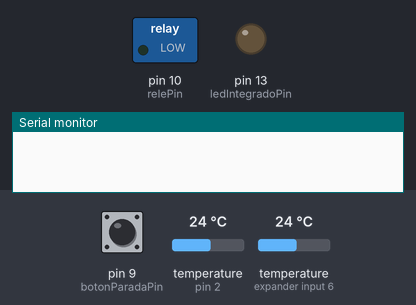
Simulated run of this sketch. Board: Arduino Uno, built with avr-gcc and run on an emulated ATmega328P. Shown: switched loads named in the sketch (green lamp = pin HIGH), output pins drawn as LEDs (lit = HIGH), the last lines printed to the serial monitor. Dashed ring = blinking. The inputs (shaded band) are chosen by the test bench; at power-on: pin 9 (botonParadaPin) LOW, temperature (sensors on pin 2, expander input 6) 24 °C.

Above: at 0.1 s.
At 2.4 s:
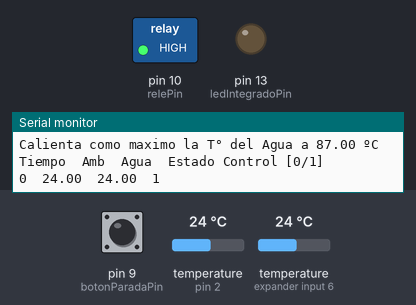
2.5 s: pin 9 (botonParadaPin) pulled HIGH for 0.15 s
At 2.8 s:
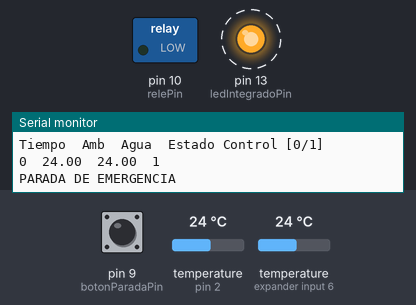
Timing chart, 0 to 14.5 s (numbered marks = the images above; inputs shaded):
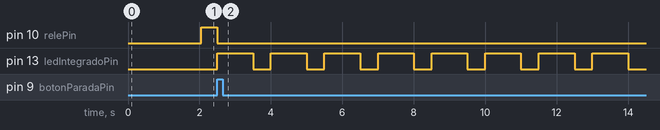

The sketch:

control_pava_si-no.ino
```cpp
/***************************************************************************************
 *   CONTROL SI-NO DE UNA PAVA ELECTRICA
 *   -----------------------------------
 *
 *   Sistemas de Control Automático UNDAV - septiembre de 2022
 *
 ***************************************************************************************/

#include <OneWire.h>
#include <DallasTemperature.h>
#include "controlSiNo.h"

const int sensorPin = 2;            //Pin del sensor de temperatura
const int relePin = 10;            //Pin del Rele
const int ledIntegradoPin = 13;     // Pin del led que trae integrada la placa arduino
const int botonParadaPin = 9;       //Pin para boton parada emergencia
const float TempObj = 85;           // temperatura objetivo
const float DeltaTempObj = 2;       // delta de Temperatura Objetivo
const int periodo = 2000;           // tiempo entre mediciones, en milisegundos

unsigned long TiempoAhora = 0;      // tiempo en milisegundos
unsigned long TiempoInicial = 0;    // tiempo en que comienza la mprimer medición
float UltTempMedida0;
float UltTempMedida1;
const float TempMin = TempObj-DeltaTempObj;
const float TempMax = TempObj+DeltaTempObj;
SiNo PavaElectrica(TempMin, TempMax);

OneWire ourWire(sensorPin);          //Se establece el pin 2  como bus OneWire
DallasTemperature sensors(&ourWire); //Se declara una variable u objeto para nuestro sensor

void setup(){
	    pinMode(botonParadaPin, INPUT);
	    pinMode(ledIntegradoPin,OUTPUT);
      delay(1000);
      Serial.begin(9600);
      sensors.begin();                      // Se inicia los sensores
      PavaElectrica.AgregarSalida(relePin); // seteo pin de rele como salida
      muestroEncabezadoProyecto();
      TiempoInicial=millis();               // Este es el tiempo del primer muestreo
}

void loop(void) {

     // *********************************************************
     // PASO 1 - MIDO
     // *********************************************************
     // Mido temperatura y actualizo variables
     TiempoAhora = millis();
     sensors.requestTemperatures();
     UltTempMedida0 = sensors.getTempCByIndex(0);
     UltTempMedida1 = sensors.getTempCByIndex(1);

     // *********************************************************
     // PASO 2 - DECIDO CONTROL SI-NO
     // *********************************************************
    PavaElectrica.Controlar(UltTempMedida1);

     // *********************************************************
     // PASO 3 - MUESTRO VALORES
     // *********************************************************
     // Imprimo valores Sensados:
     imprimrValoresSensados(TiempoAhora-TiempoInicial,UltTempMedida0,UltTempMedida1,PavaElectrica.Estado());

     // *********************************************************
     // PASO 4 - ESPERO ANTES DE LA PRÓXIMA MEDICIÓN
     // *********************************************************
     // delay de 2s con funcion millis()
    do{
        // si se presionó el boton de emergencia --> paro el sistema
        if (digitalRead(botonParadaPin))
        {
			    pararSistema();
	      }
     } while(millis() < TiempoAhora+periodo);

}

void muestroEncabezadoProyecto() {
    // Encabezado del proyecto
      Serial.println(F("--------------------------------------------------------------"));
      Serial.println(F("   CONTROL DE TEMPERATURA DE PAVA ELECTRICA"));
      Serial.println(F("--------------------------------------------------------------"));
      Serial.print("Mantiene la T° del agua por arriba de ");
      Serial.print(TempMin);
      Serial.println(" ºC");
      Serial.print("Calienta como maximo la T° del Agua a ");
      Serial.print(TempMax);
      Serial.println(" ºC");
      Serial.println("");

      // Encabezado de la tabla
      Serial.print("Tiempo");
      Serial.print("\t");
      Serial.print("Amb");
      Serial.print("\t");
      Serial.print("Agua");
      Serial.print("\t");
      Serial.print("Estado Control [0/1]");
      Serial.print("\t");
      Serial.println("");
  }

 void imprimrValoresSensados(unsigned long Tiempo,float  Temp1, float  Temp2, bool Estado){
    // Imprimo valores Sensados:
      Serial.print(Tiempo);
      Serial.print("\t");
      Serial.print(Temp1);
      Serial.print("\t");
      Serial.print(Temp2);
      Serial.print("\t");
      Serial.print(Estado);
      Serial.print("\t");
      Serial.println("");
 }

void pararSistema()
{
            //Apagar pava
            PavaElectrica.Apagar();
            //Se comunica parada de emergencia
            //Encendiendo y apagando el led del arduino
            //infinitamente
            Serial.print("PARADA DE EMERGENCIA");
            do
            {
				        digitalWrite(ledIntegradoPin, HIGH);
                delay(1000);
                digitalWrite(ledIntegradoPin, LOW);
                delay(500);
            } while (true);
}
```

controlSiNo.cpp
```cpp
/****************************************************************************************
* Objeto para control SI-NO
*
* Autor:	UNDAV
* Fecha:	2021
* Version:	1.0
* Archivo:	controlSiNo.cpp
* Comentario:	Librería elaborada en Sistemas de Control Automático, UNDAV, 2021.
*
****************************************************************************************/

#include "Arduino.h"
#include "controlSiNo.h"

/****************************************************************************************
* Funciones públicas del objeto SiNo
****************************************************************************************/

SiNo::SiNo(float PRENDE, float APAGA)
{
  PinSalida = 0;
  EstadoSalida = false;
  Prende = PRENDE;
  Apaga = APAGA;
  Pendiente = 1;  // Normalmente, el actuador hace que suba la ENTRADA
  if (Apaga<Prende) Pendiente = -1;  // Esto puede ocurrir, por ejemplo,
                                     // cuando la entrada es la señal de error.
                                     // Otro ejemplo: potencia de heladera,
                                     // que hace que baje la temperatura.
}

/***************************************************************************************/

void SiNo::AgregarSalida(byte PIN)
{
  PinSalida = PIN;
  if (PinSalida>0) pinMode(PinSalida, OUTPUT);
}

/***************************************************************************************/

boolean SiNo::Controlar(float ENTRADA)       // Controla, teniendo en cuenta ENTRADA y Estado previo.
{
  if (((ENTRADA-Prende)*Pendiente)<0) {
    // Debo prender...
    EstadoSalida = true;
  }
  if (((ENTRADA-Apaga)*Pendiente)>0) {
    // Debo apagar...
    EstadoSalida = false;
  }
  // Sólo actúo si tengo definido un pin de salida
  if (PinSalida>0) digitalWrite(PinSalida,EstadoSalida);
  return EstadoSalida;
}

/***************************************************************************************/

void SiNo::Apagar()
{
  EstadoSalida = false;
  if (PinSalida>0) digitalWrite(PinSalida,EstadoSalida);
}

/***************************************************************************************/

void SiNo::Prender()
{
  EstadoSalida = true;
  if (PinSalida>0) digitalWrite(PinSalida,EstadoSalida);
}

/***************************************************************************************/

boolean SiNo::Estado()
{
  return EstadoSalida;
}

//***************************************************************************************
```

controlSiNo.h
```cpp
/****************************************************************************************
* Objeto para control SI-NO
*
* Autor:	UNDAV
* Fecha:	2021
* Version:	1.0
* Archivo:	controlSiNo.h
* Comentario:	Librería elaborada en Sistemas de Control Automático, UNDAV, 2021.
*
****************************************************************************************/

#ifndef CONTROL_SINO_H
#define CONTROL_SINO_H
#include "Arduino.h"

/***************************************************************************************/

class SiNo                           // Objeto para control SI-NO.
{
  private:
    boolean EstadoSalida;            // Estado de salida del control SI-NO.
    byte PinSalida;                  // Pin de salida. Si es 0, no actúa (se debe actuar de otra forma).
    float Prende;                    // Nuestro objetivo es que la ENTRADA esté entre Prende y Apaga.
    float Apaga;
    int Pendiente;                   // +1 si (APAGA>PRENDE): quiere decir que el actuador hará que SUBA la ENTRADA
                                     // -1 si (APAGA<PRENDE): quiere decir que el actuador hará que BAJE la ENTRADA
  public:
    SiNo(float PRENDE, float APAGA); // Constructor, incluye la definición básica del control SI-NO.
    boolean Controlar(float ENTRADA);  // Controla, teniendo en cuenta ENTRADA y Estado previo.
    void AgregarSalida(byte PIN);    // Configura un pin de salida para actuar directamente
                                     // ante cada llamada de la accion Controlar(...)
    void Apagar();                   // Apaga el pin y pone Estado en false.
                                     // Puede volver a encenderse con Controlar en cualquier momento.
    void Prender();                  // Prende el pin y pone Estado en true.
    boolean Estado();                // Devuelve el Estado de salida.
};

/***************************************************************************************/

#endif
```

Measured:
- after the input at 2.5 s, pin 10 (relePin): HIGH → LOW at once; pin 13 (ledIntegradoPin): alternates HIGH for 1.0 s and LOW for 0.50 s, starting at once
